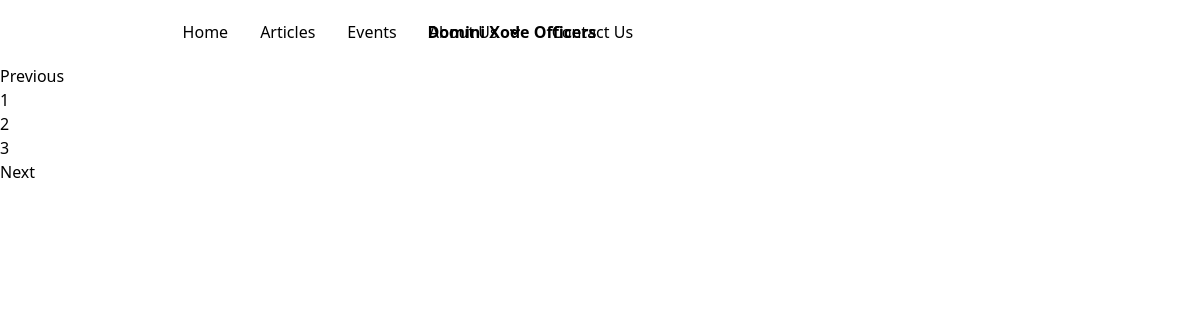
Before: /yearlist with the older database file.
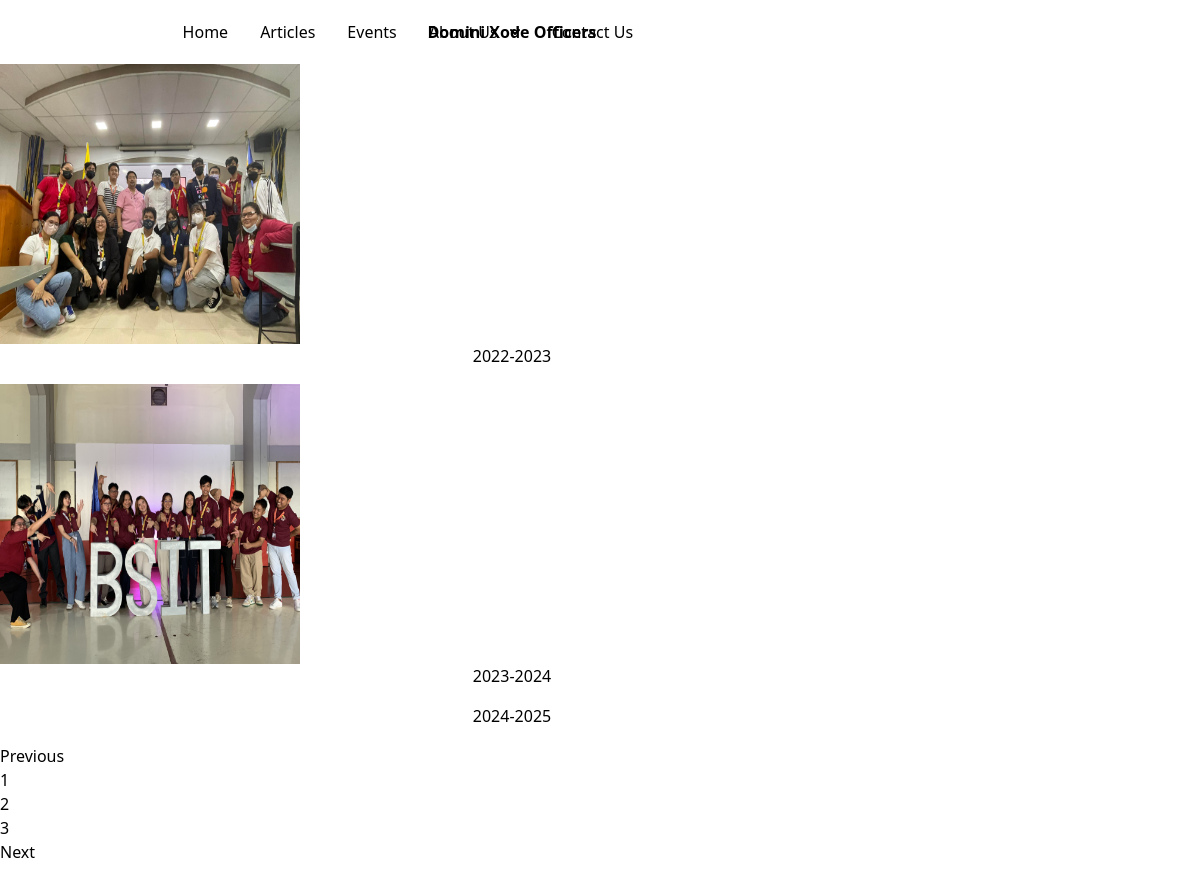
After: the same page with the newer database file.
### About/models.py (models this page shows, shortened)
class Year(models.Model):
    year = models.CharField(max_length=9, unique=True)
    image = models.ImageField(upload_to='year_images/', blank=True, null=True)

### About/views.py (the view)
# urls.py: path('yearlist', views.yearlist, name = 'yearlist'),
def yearlist(request):
    years = Year.objects.all()
    items = {'years': years}
    if get_referer(request):
        return render(request, 'About/partition/yearlist.html', context = items)
    else:
        return render(request, 'About/yearlist.html', context = items)

### UserInterface/views.py (called while the page is built)
def get_referer(request):
    is_HTMX = request.META.get('HTTP_HX_REQUEST')
    if not is_HTMX:
        return False
    else:
        return True

### About/templates/About/yearlist.html (shortened to what this page needs)
{% extends 'UserInterface/base.html' %}
{% block content %}
  <main class="my-5">
    <div class="container">
      <section class="text-center">
        <h4 class="mb-5"><strong>Domini Xode Officers</strong></h4>
    <div class="row">
    {% for year in years %}
 <div class="col-lg-4 col-md-12 mb-4">
   <div class="card">
     <div class="bg-image hover-overlay ripple" data-mdb-ripple-color="light">
      {% if year.image %}
        <img
          src="{{year.image.url}}"
          class="image"
        />
        {% endif %}
     </div>
     <div class="card-body">
        <h1>{{year.year}}</h1>
     </div>
   </div>
 </div>
 {% if forloop.counter|divisibleby:3 %}
    </div>
 {% endif %}
    {% endfor %}
      </section>
      <nav class="my-4" aria-label="...">
        <ul class="pagination pagination-circle justify-content-center">
          <li class="page-item">
            <a class="page-link" href="#" tabindex="-1" aria-disabled="true">Previous</a>
          </li>
          <li class="page-item active"><a class="page-link" href="#">1</a></li>
          <li class="page-item" aria-current="page">
            <a class="page-link" href="#">2 </a>
          </li>
          <li class="page-item"><a class="page-link" href="#">3</a></li>
          <li class="page-item">
            <a class="page-link" href="#">Next</a>
          </li>
        </ul>
      </nav>
    </div>
  </main>
{% endblock %}

### UserInterface/templates/UserInterface/base.html (shortened to what this page needs)
<!DOCTYPE html>
<html lang="en">
  <head>
    <link href="https://cdn.jsdelivr.net/npm/flowbite@2.5.1/dist/flowbite.min.css" rel="stylesheet" />
    <script src="https://cdn.tailwindcss.com"></script>
    {% load static %}
<nav class=" border-gray-200 z-40 bg-white/0 absolute top-0 w-full m">
  <div class="max-w-screen-xl flex flex-wrap items-center w-full justify-between md:justify-start   mx-auto p-4">
    <a href="https://flowbite.com/" class="flex items-center space-x-3 rtl:space-x-reverse mr-20">
        <span class="self-center text-2xl font-semibold whitespace-nowrap text-white" id = "hero">Domini</span>
    </a>
    <div class="hidden w-full md:block md:w-auto" id="navbar-default">
      <ul class="font-medium flex flex-col p-4 md:p-0 mt-4 border border-gray-100 bg-white md:bg-transparent rounded-lg  md:flex-row md:space-x-8 rtl:space-x-reverse md:mt-0 md:border-0  ">
        <li>
          <a href="{% url 'index' %}" class="block py-2 px-3 text-black md:text-white  rounded   md:p-0" aria-current="page">Home</a>
        </li>
        <li>
          <a href="{% url 'articles' %}" class="block py-2 px-3 text-black md:text-white rounded  md:border-0  md:p-0 ">Articles</a>
        </li>
        <li>
          <a href="{% url 'events' %}" class="block py-2 px-3 text-black md:text-white rounded  md:border-0 md:hover:text-blue-700 md:p-0 ">Events</a>
        </li>
        <li>
<a id="dropdownDefaultButton" data-dropdown-toggle="dropdown" class="block py-2 px-3 text-black md:text-white rounded  md:border-0 md:hover:text-blue-700 md:p-0 inline-flex items-center" type="button">About Us <svg class="w-2.5 h-2.5 ms-3" aria-hidden="true" xmlns="http://www.w3.org/2000/svg" fill="none" viewBox="0 0 10 6">
  <path stroke="currentColor" stroke-linecap="round" stroke-linejoin="round" stroke-width="2" d="m1 1 4 4 4-4"/>
  </svg>
  </a>
        </li>
        <li>
          <a href="{% url 'contact' %}" class="block py-2 px-3 text-black md:text-white rounded  md:border-0 md:hover:text-blue-700 md:p-0 ">Contact Us</a>
        </li>
      </ul>
    </div>
  </div>
</nav>
  <body class="bodyContainer">
    <div class="content">{% block content %} {% endblock %}</div>
    <link
      href="https://cdnjs.cloudflare.com/ajax/libs/font-awesome/6.0.0/css/all.min.css"
      rel="stylesheet"
    />
  </body>
</html>

### About/templates/About/yearlist.html (style rules this page uses)
a { color: black !important; }
.image { width: 25vw; height: 35vh; }

Changed rows visible on the page:
added Year: image (picture), year "2022-2023"
added Year: image (picture), year "2023-2024"
added Year: year "2024-2025"
